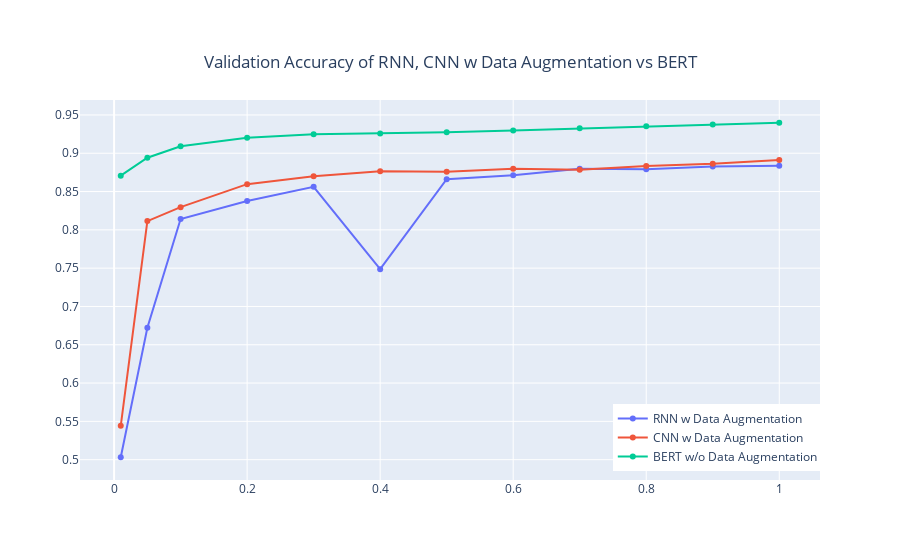

Notebook code for this chart:
### Code cell
# Compare CNN, RNN and BERT validation accuracy over epochs

fig = go.Figure()
fig.add_trace(go.Scatter(x=x, y=RNN_Aug_Results, name='RNN w Data Augmentation'))
fig.add_trace(go.Scatter(x=x, y=CNN_Aug_Results, name='CNN w Data Augmentation'))
fig.add_trace(go.Scatter(x=x, y=BERT_Results, name='BERT w/o Data Augmentation'))

fig.update_layout(legend=dict(
    yanchor="top",
    y=0.2,
    xanchor="left",
    x=0.72
), title=dict(text="Validation Accuracy of RNN, CNN w Data Augmentation vs BERT", y=0.9, x=0.5, xanchor='center', yanchor='top'))

fig.show()

fig.write_html('BERTvsCNNRNN.html')
fig.write_image('BERTvsCNNRNN.jpeg')

### Figure 1 — Plotly figure (JSON) as saved in the notebook; plotly's stock layout.template omitted (floating-point values rounded to 4 significant figures)
{"data": [{"name": "RNN w Data Augmentation", "type": "scatter", "x": [0.01, 0.05, 0.1, 0.2, 0.3, 0.4, 0.5, 0.6, 0.7, 0.8, 0.9, 1], "y": [0.5032, 0.6721, 0.8142, 0.8377, 0.8561, 0.7487, 0.8662, 0.8712, 0.8798, 0.8792, 0.8827, 0.8835]}, {"name": "CNN w Data Augmentation", "type": "scatter", "x": [0.01, 0.05, 0.1, 0.2, 0.3, 0.4, 0.5, 0.6, 0.7, 0.8, 0.9, 1], "y": [0.5442, 0.8114, 0.8296, 0.8597, 0.8699, 0.8764, 0.8758, 0.8799, 0.8784, 0.8834, 0.8863, 0.8913]}, {"name": "BERT w/o Data Augmentation", "type": "scatter", "x": [0.01, 0.05, 0.1, 0.2, 0.3, 0.4, 0.5, 0.6, 0.7, 0.8, 0.9, 1], "y": [0.8707, 0.8942, 0.9091, 0.9201, 0.9247, 0.9259, 0.9274, 0.9298, 0.9325, 0.9353, 0.9376, 0.9398]}], "layout": {"legend": {"x": 0.72, "xanchor": "left", "y": 0.2, "yanchor": "top"}, "title": {"text": "Validation Accuracy of RNN, CNN w Data Augmentation vs BERT", "x": 0.5, "xanchor": "center", "y": 0.9, "yanchor": "top"}}}
